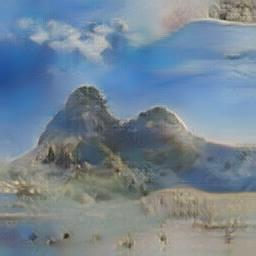
#> input picture python/painter/images/output/input.jpg, 256 x 256 px
$ python grayscale_classifier.py
#> lines starting #> are read from the running program, lines starting #| are printed output that depends on the picture
#> in get_color, image is the input picture: shape (256, 256, 3); mean R, G, B 116, 133.2, 148
### python/painter/color_extractor.py
# Author : Hyunwoong
# When : 6/19/2019
# Homepage : github.com/gusdnd852

import operator

import cv2
import matplotlib.image as mpimg
import numpy as np
from matplotlib import pyplot as plt
from sklearn.cluster import KMeans


class ColorExtractor:
    def centroid_histogram(self, clt):
        numLabels = np.arange(0, len(np.unique(clt.labels_)) + 1)
        (hist, _) = np.histogram(clt.labels_, bins=numLabels)
        hist = hist.astype("float")
        hist /= hist.sum()
        return hist

    def plot_colors(self, hist, centroids):
        bar = np.zeros((50, 300, 3), dtype="uint8")
        startX = 0
        percent_arr = {}

        for (percent, color) in zip(hist, centroids):
            percent_arr[str(percent)] = color

        percent_arr = sorted(percent_arr.items(), key=operator.itemgetter(0))
        percent_arr.reverse()

        for (percent, color) in zip(hist, centroids):
            endX = startX + (percent * 300)
            cv2.rectangle(bar, (int(startX), 0), (int(endX), 50),
                          color.astype("uint8").tolist(), -1)
            startX = endX
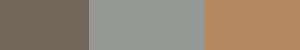
#> bar: shape (50, 300, 3); mean of channels 0, 1, 2 115.2, 132.8, 147.6; drawn as B, G, R
        return bar, percent_arr

    def image_color_cluster(self, image_path, k=3):
        image = cv2.imread(image_path)
        image = cv2.cvtColor(image, cv2.COLOR_BGR2RGB)
        image = image.reshape((image.shape[0] * image.shape[1], 3))

        clt = KMeans(n_clusters=k)
        clt.fit(image)

        hist = self.centroid_histogram(clt)
        bar, p_arr = self.plot_colors(hist, clt.cluster_centers_)

        plt.figure()
        plt.axis("off")
        plt.imshow(bar)
        plt.show()
        return p_arr

    def get_color(self, file_name, k=3):
        image = mpimg.imread(file_name)
        plt.imshow(image)
        col = self.image_color_cluster(file_name, k)
        return col

### python/painter/grayscale_classifier.py
# Author : Hyunwoong
# When : 6/19/2019
# Homepage : github.com/gusdnd852
from painter.color_extractor import ColorExtractor


class GrayScaleClassifier:
    extractor = ColorExtractor()
    arr = []

    def is_gray(self, file):
        col = self.extractor.get_color(file, 3)
        arr = [i[1] for i in col]


if __name__ == '__main__':
    classifier = GrayScaleClassifier()
    classifier.is_gray('images/output/input.jpg')

$ run again, with python/painter/images/output/10ee4e15-1393-3eb5-a4fc-347f68e6ef27.jpg copied over python/painter/images/output/input.jpg
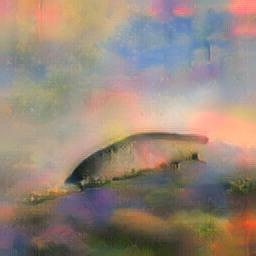
#> input picture python/painter/images/output/10ee4e15-1393-3eb5-a4fc-347f68e6ef27.jpg, 256 x 256 px
#> in get_color, image is the input picture: shape (256, 256, 3); mean R, G, B 150.8, 134, 121.7
#> after the loop in plot_colors, `for (percent, color) in zip(hist, centroids):`:
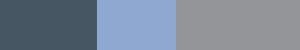
#> bar: shape (50, 300, 3); mean of channels 0, 1, 2 150.6, 133.6, 121.1; drawn as B, G, R

$ run again, with python/painter/images/output/16f916f0-f71c-36e2-8e90-2de6bfddfad2.jpg copied over python/painter/images/output/input.jpg
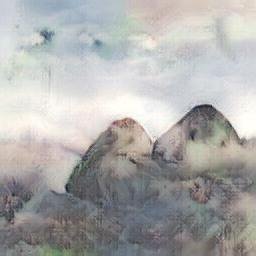
#> input picture python/painter/images/output/16f916f0-f71c-36e2-8e90-2de6bfddfad2.jpg, 256 x 256 px
#> in get_color, image is the input picture: shape (256, 256, 3); mean R, G, B 172.4, 172, 170.9
#> after the loop in plot_colors, `for (percent, color) in zip(hist, centroids):`:
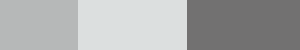
#> bar: shape (50, 300, 3); mean of channels 0, 1, 2 171.4, 171.4, 170.2; drawn as B, G, R

$ run again, with python/painter/images/output/3013d5d6-52db-305a-8a46-ae2dbfae40d5.jpg copied over python/painter/images/output/input.jpg
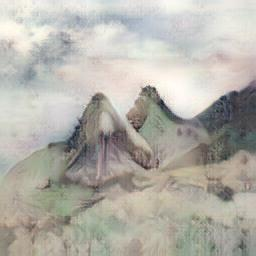
#> input picture python/painter/images/output/3013d5d6-52db-305a-8a46-ae2dbfae40d5.jpg, 256 x 256 px
#> in get_color, image is the input picture: shape (256, 256, 3); mean R, G, B 179.4, 176.8, 168.9
#> after the loop in plot_colors, `for (percent, color) in zip(hist, centroids):`:
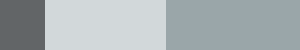
#> bar: shape (50, 300, 3); mean of channels 0, 1, 2 178.9, 176.4, 168.2; drawn as B, G, R
